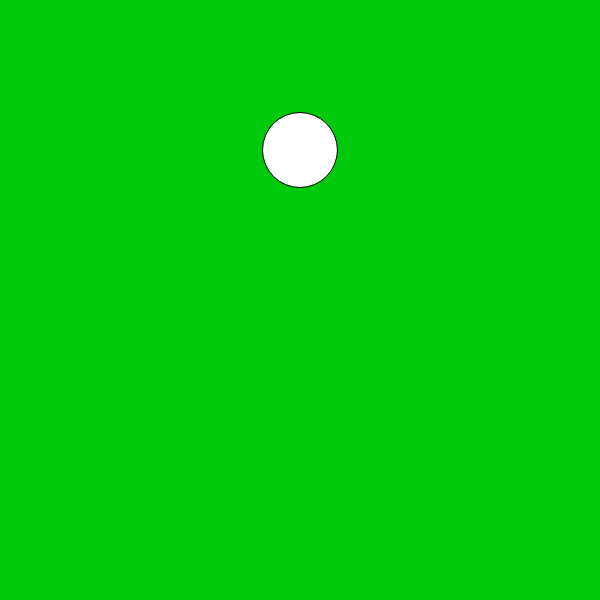
Frame 1 (no input)
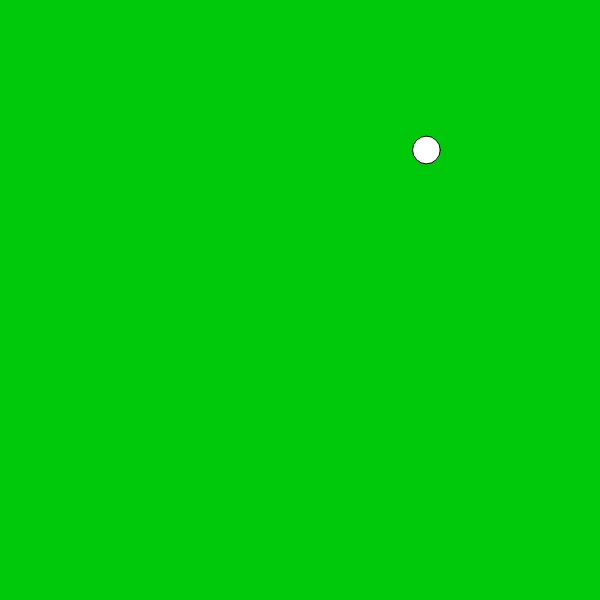
Frame 60 (no input)
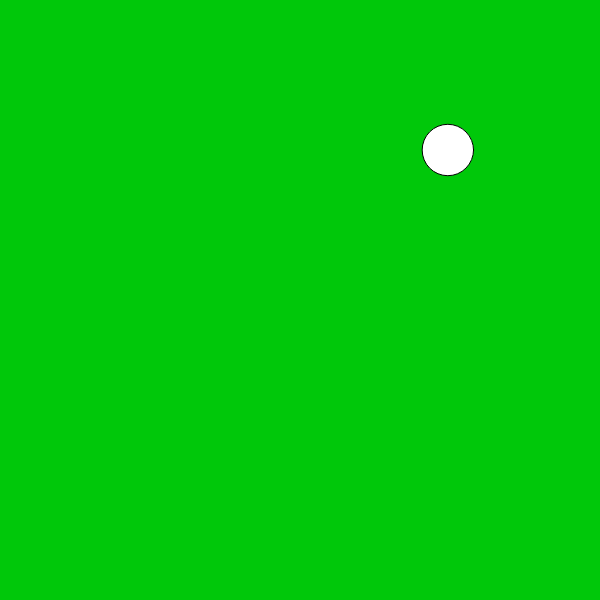
Frame 120 (the mouse pressed at the canvas centre since frame 60)

The p5.js sketch that drew these frames (run headless with seeded random() and noise() and a simulated clock; from frame 60 on, the mouse is pressed at the canvas centre):

// p5.js sketch
// ── sketch.js
let x = 300
let y = 150
let size = 10
let xspeed = 3
let yspeed = 3


function setup(){
    createCanvas(600,600);
    xspeed = random(3);
    yspeed = random(3);
}

function draw(){
    // MouseX and MouseY tell you where the mouse is.
    //var d = dist(600, 600, mouseX, mouseY);
    size = random(100)
    background(0,200,10)
    ellipse(x,y,size, size);
    
// bouncing horizontally
// x = x + xspeed

// bouncing vertically
// y = y + yspeed



x = x + xspeed;
if (x > 500 || x < 100){
    xspeed = -xspeed 
}



}
/*
function draw(){
    
    background("black");
    fill("Blue");
    ellipse(x,y,150);
    
     
    for (x < 450 ){
        x += 10;
    }
    else if (x > 50 );
         x -= 10
    
    

}
*/
